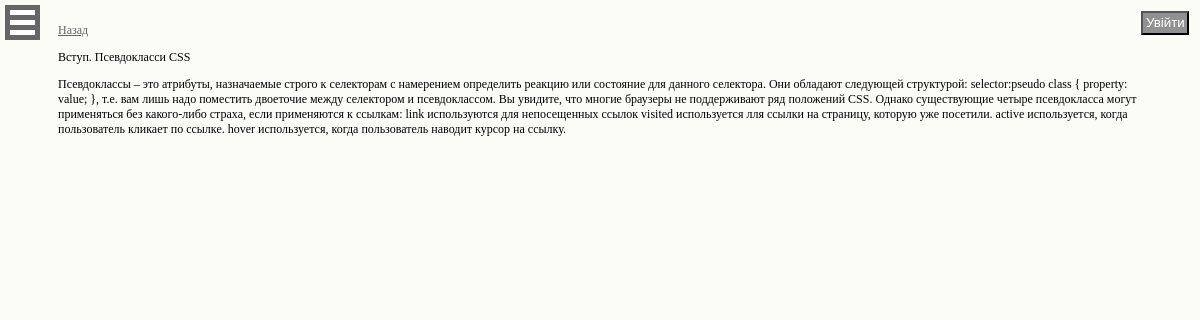
The app's page /courses.php?lesson_id=2 with its own data.
### tables this page shows
CREATE TABLE IF NOT EXISTS `lessons` (
  `id` int(6) NOT NULL,
  `author_id` int(4) NOT NULL,
  `mcourse_id` int(4) NOT NULL,
  `title` varchar(35) NOT NULL,
  `content` text NOT NULL,
  `cdate` datetime NOT NULL
);

### courses.php (called while the page is built, shortened)
<?php
include_once("system/site_data.php");
if(isset($_GET["lesson_id"])) {
    $lesson_id = intval($_GET["lesson_id"]);
}
switch($action) {
    default:
        if(isset($lesson_id)) {
            $lesson_data = mysql_query("SELECT id,author_id,mcourse_id,title,content,cdate FROM lessons WHERE id='$lesson_id'");
            $lesson_data_array = mysql_fetch_array($lesson_data);
        }
    break;
}
include_once("template/main.php");
?>

### system/site_data.php (called while the page is built, shortened)
<?php
$site_address = "http://your-course";
?>

### template/sep_lesson.php (the view, shortened to what this page needs)
<?php
if(!$lesson_data_array) {
    echo("За цим посиланням не знайдено уроку.");
}
else {
    printf("
        <a href='%s/courses.php?course_id=%s'>Назад</a>
        <p>%s</p>
        %s", $site_address, $lesson_data_array["mcourse_id"], $lesson_data_array["title"], $lesson_data_array["content"]);
}
?>

### template/css/main-style.css (style rules this page uses)
body { font-family: Verdana; font-size: 12px; background: #FBFCF6; }
a { color: #646464; }

### records on screen
lessons: title "Вступ. Псевдокласси CSS", content "Псевдоклассы – это атрибуты, назначаемые строго к селекторам с намерением определить реакцию или состояние для данного селектора. Они обладают следующей структурой: selector:pseudo class { property: value; }, т.е. вам лишь надо поместить двоеточие между селектором и псевдоклассом. Вы увидите, что многие браузеры не поддерживают ряд положений CSS. Однако существующие четыре псевдокласса могут применяться без какого-либо страха, если применяются к ссылкам: link используются для непосещенных ссылок visited используется лля ссылки на страницу, которую уже посетили. active используется, когда пользователь кликает по ссылке. hover используется, когда пользователь наводит курсор на ссылку."
